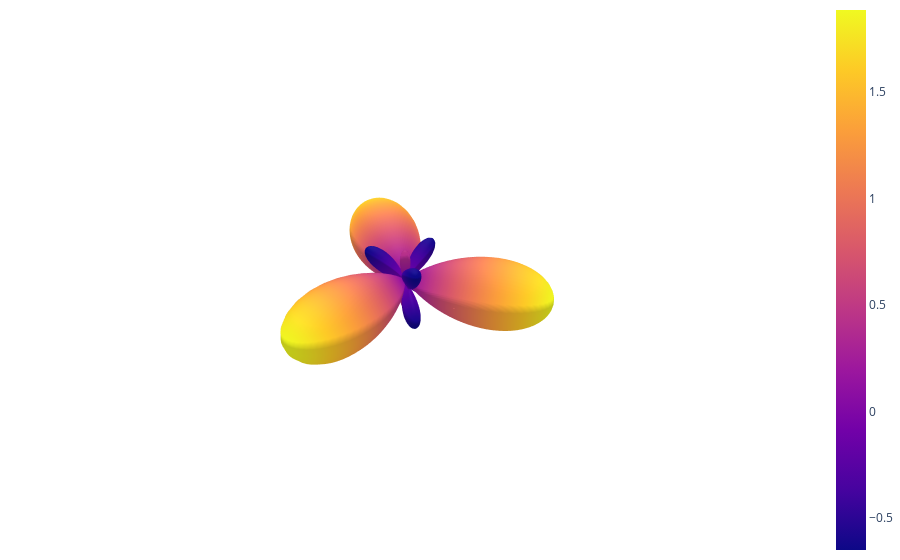

The code cell stored with this chart in its notebook:
### Markdown cell above
### Geometries to test with

### Code cell
true_geometry = jnp.asarray([
    [1, 0, 0],
    [-0.5, jnp.sqrt(3)/2, 0],
    [-0.5, -jnp.sqrt(3)/2, 0]])
true_signal = spectra.sum_of_diracs(true_geometry, lmax=4)


visualize(true_geometry)

### Figure 1 — Plotly figure (JSON) as saved in the notebook; plotly's stock layout.template omitted (floating-point values rounded to 4 significant figures; data arrays with more than 128 entries replaced by an {"elided": "..."} marker saying what was removed)
{"data": [{"name": "spherical_harmonics_trace", "surfacecolor": {"elided": "102x100 float values"}, "type": "surface", "x": {"elided": "102x100 float values"}, "y": {"elided": "102x100 float values"}, "z": {"elided": "102x100 float values"}}], "layout": {"margin": {"b": 0, "l": 0, "r": 0, "t": 0}, "paper_bgcolor": "rgba(255,255,255,255)", "plot_bgcolor": "rgba(255,255,255,255)", "scene": {"aspectmode": "cube", "bgcolor": "rgba(255,255,255,255)", "camera": {"eye": {"x": 0.5, "y": 0.5, "z": 0.5}}, "xaxis": {"backgroundcolor": "rgba(255,255,255,255)", "range": [-2.5, 2.5], "showgrid": false, "showticklabels": false, "title": {"text": ""}, "zeroline": false}, "yaxis": {"backgroundcolor": "rgba(255,255,255,255)", "range": [-2.5, 2.5], "showgrid": false, "showticklabels": false, "title": {"text": ""}, "zeroline": false}, "zaxis": {"backgroundcolor": "rgba(255,255,255,255)", "range": [-2.5, 2.5], "showgrid": false, "showticklabels": false, "title": {"text": ""}, "zeroline": false}}, "showlegend": true}}
